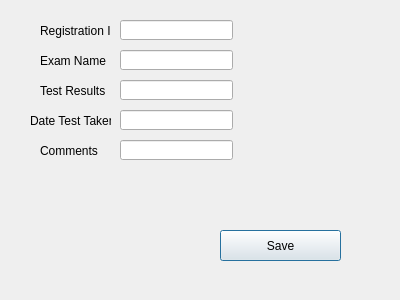
<?xml version="1.0" encoding="UTF-8"?>
<ui version="4.0">
 <class>AddGrades</class>
 <widget class="QDialog" name="AddGrades">
  <property name="geometry">
   <rect>
    <x>0</x>
    <y>0</y>
    <width>400</width>
    <height>300</height>
   </rect>
  </property>
  <property name="windowTitle">
   <string>Dialog</string>
  </property>
  <widget class="QLabel" name="label">
   <property name="geometry">
    <rect>
     <x>40</x>
     <y>20</y>
     <width>71</width>
     <height>21</height>
    </rect>
   </property>
   <property name="text">
    <string>Registration ID</string>
   </property>
  </widget>
  <widget class="QLabel" name="label_2">
   <property name="geometry">
    <rect>
     <x>40</x>
     <y>50</y>
     <width>71</width>
     <height>21</height>
    </rect>
   </property>
   <property name="text">
    <string>Exam Name</string>
   </property>
  </widget>
  <widget class="QLabel" name="label_3">
   <property name="geometry">
    <rect>
     <x>40</x>
     <y>80</y>
     <width>71</width>
     <height>21</height>
    </rect>
   </property>
   <property name="text">
    <string>Test Results</string>
   </property>
  </widget>
  <widget class="QLabel" name="label_4">
   <property name="geometry">
    <rect>
     <x>30</x>
     <y>110</y>
     <width>81</width>
     <height>21</height>
    </rect>
   </property>
   <property name="text">
    <string>Date Test Taken</string>
   </property>
  </widget>
  <widget class="QLabel" name="label_5">
   <property name="geometry">
    <rect>
     <x>40</x>
     <y>140</y>
     <width>61</width>
     <height>21</height>
    </rect>
   </property>
   <property name="text">
    <string>Comments</string>
   </property>
  </widget>
  <widget class="QLineEdit" name="lineEdit_RegistraionID">
   <property name="geometry">
    <rect>
     <x>120</x>
     <y>20</y>
     <width>113</width>
     <height>20</height>
    </rect>
   </property>
  </widget>
  <widget class="QLineEdit" name="lineEdit_ExamName">
   <property name="geometry">
    <rect>
     <x>120</x>
     <y>50</y>
     <width>113</width>
     <height>20</height>
    </rect>
   </property>
  </widget>
  <widget class="QLineEdit" name="lineEdit_TestResults">
   <property name="geometry">
    <rect>
     <x>120</x>
     <y>80</y>
     <width>113</width>
     <height>20</height>
    </rect>
   </property>
  </widget>
  <widget class="QLineEdit" name="lineEdit_Date">
   <property name="geometry">
    <rect>
     <x>120</x>
     <y>110</y>
     <width>113</width>
     <height>20</height>
    </rect>
   </property>
  </widget>
  <widget class="QLineEdit" name="lineEdit_Comments">
   <property name="geometry">
    <rect>
     <x>120</x>
     <y>140</y>
     <width>113</width>
     <height>20</height>
    </rect>
   </property>
  </widget>
  <widget class="QPushButton" name="pushButton">
   <property name="geometry">
    <rect>
     <x>220</x>
     <y>230</y>
     <width>121</width>
     <height>31</height>
    </rect>
   </property>
   <property name="text">
    <string>Save</string>
   </property>
  </widget>
 </widget>
 <resources/>
 <connections/>
</ui>
